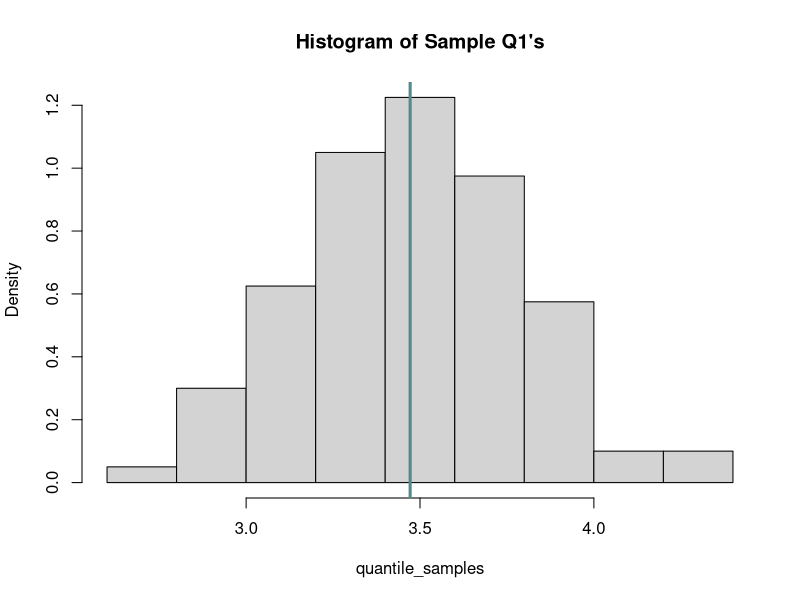
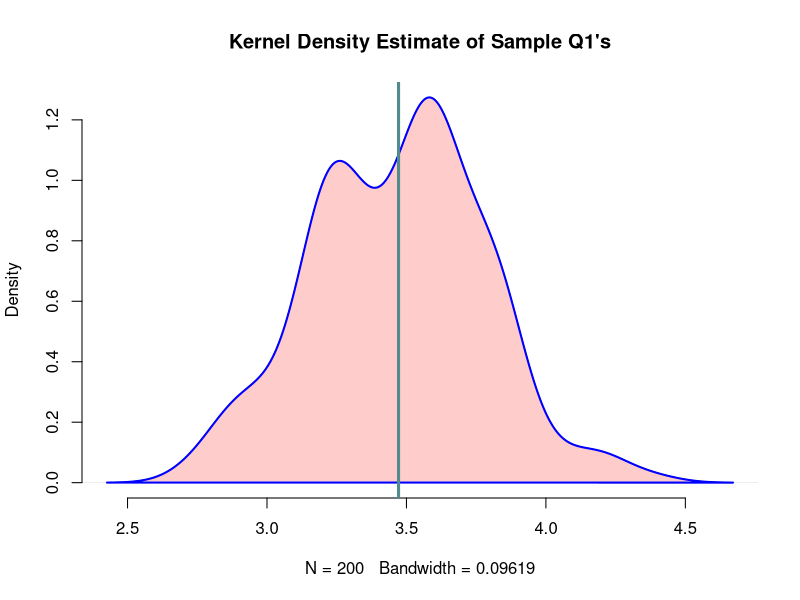
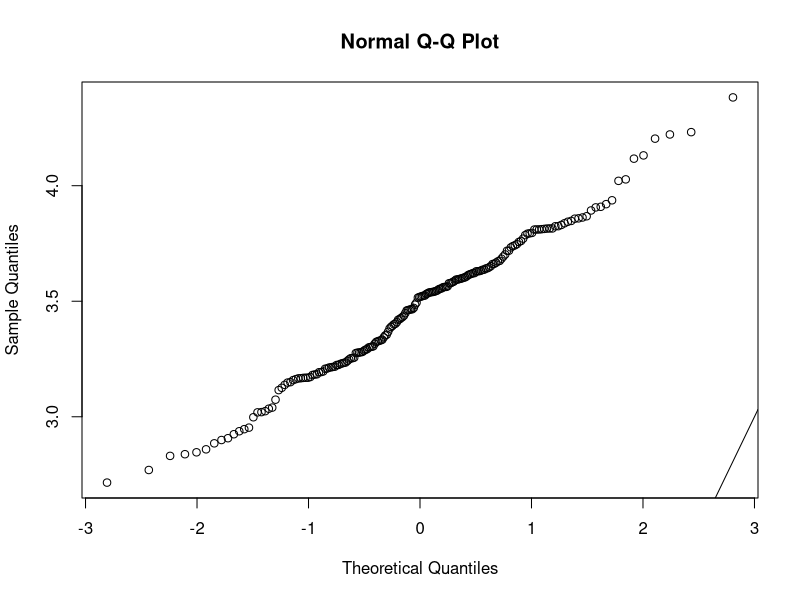
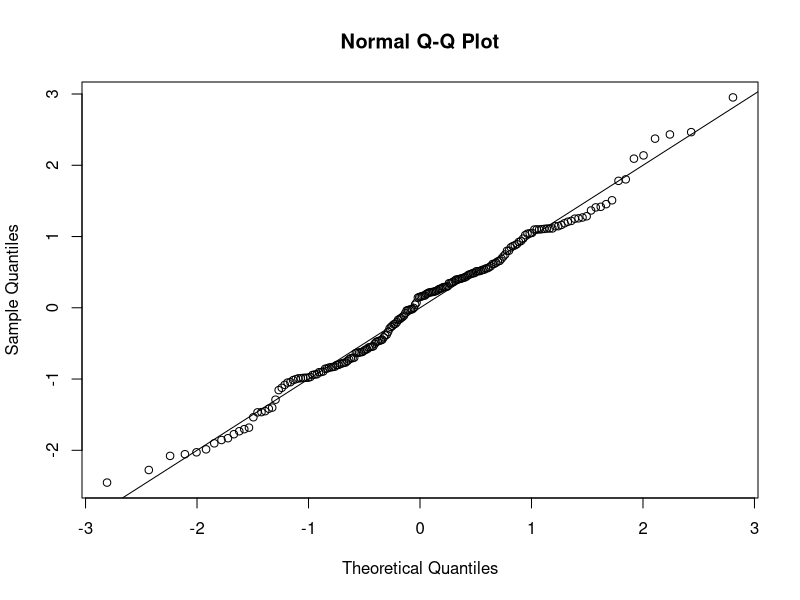

Reproduce these figures in R, in order.

N=200 # random samples
n=100 # size of random samples
df=6 # degrees of freedom

# Generating random samples of chi-sq dist
samples = matrix(rchisq(N * n, df), nrow = N)

# Calculating the first quantile for each sample
quantile_samples = matrix(0, nrow = N) # Initialize
for(i in 1:N){
  quantile_samples[i] = quantile(samples[i,1:n], probs = 0.25) 
}

# Reporting first 10 sample quantiles
quantile_10 = quantile_samples[1:10]
print(quantile_10)

mean_value = mean(quantile_samples)
var_value = var(quantile_samples)
sd_value = sd(quantile_samples)

# par(mfrow=c(1,1))

# Plotting histogram of sample Q1's (y-axis: density)
hist(quantile_samples, freq = FALSE, main = "Histogram of Sample Q1's") 
# The option freq=FALSE plots probability densities instead of frequencies
# Adding a dashed line for the sample mean
abline(v=mean(quantile_samples), lwd=3, col='darkslategray4')

# Fitting a density estimate for sample Q1's (default estimator)
d = density(quantile_samples)
plot(d, main = "Kernel Density Estimate of Sample Q1's", bty = 'n')
polygon(d, col = "#FFCCCC", border = 'blue', lwd = 2)
# Adding a dashed line for the sample mean
abline(v=mean(quantile_samples), lwd=3, col='darkslategray4')





qqnorm(quantile_samples)
abline(a = 0, b = 1)
quantile_samples_norm<-(quantile_samples-mean(quantile_samples))/sd(quantile_samples) ## standardized data
qqnorm(quantile_samples_norm) ## drawing the QQplot
abline(0,1) ## drawing a 45-degree reference line

ks.test(quantile_samples, "pnorm", mean = 0, sd = 1)
ks.test(quantile_samples_norm, "pnorm", mean = 0, sd = 1)
shapiro.test(quantile_samples_norm)

error = qnorm(0.975)*sd(quantile_samples)/sqrt(n)
left = mean(quantile_samples)-error
right = mean(quantile_samples)+error
left
right
